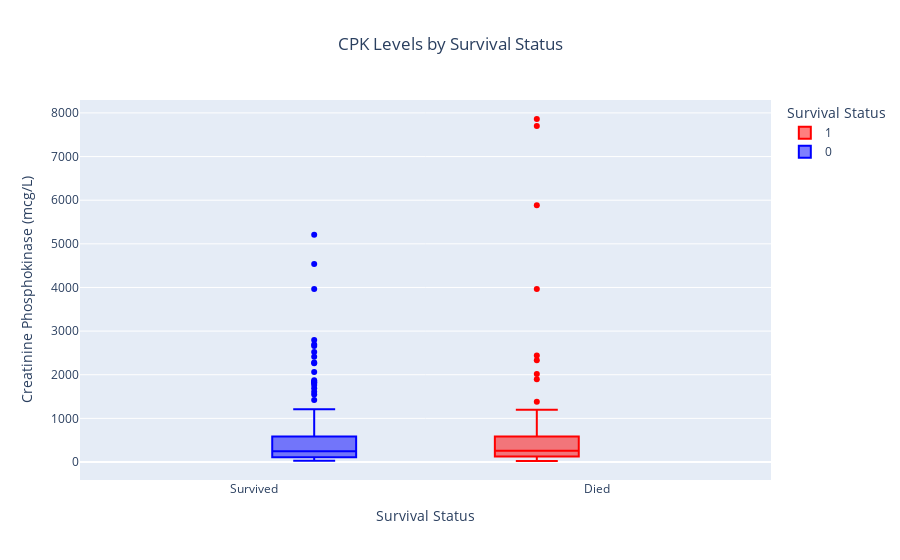

The code cell stored with this chart in its notebook:
### Code cell
# Create the box plot
fig = px.box(
    df,
    x="death_event",
    y="creatinine_phosphokinase",
    color="death_event",
    labels={"death_event": "Survival Status", "creatinine_phosphokinase": "CPK Levels (mcg/L)"},
    title="CPK Levels by Survival Status",
    color_discrete_map={0: "blue", 1: "red"}  # Assign colors for survival (0) and death (1)
)

# Update layout for better visualization
fig.update_layout(
    xaxis=dict(
        tickmode='array',
        tickvals=[0, 1],
        ticktext=['Survived', 'Died']
    ),
    yaxis=dict(title="Creatinine Phosphokinase (mcg/L)"),
    title=dict(text="CPK Levels by Survival Status", x=0.5, xanchor="center"),
    boxmode="group"
)

# Show the plot
fig.show()

### Figure 1 — Plotly figure (JSON) as saved in the notebook; plotly's stock layout.template omitted (floating-point values rounded to 4 significant figures; data arrays with more than 128 entries replaced by an {"elided": "..."} marker saying what was removed)
{"data": [{"alignmentgroup": "True", "hovertemplate": "Survival Status=%{x}<br>CPK Levels (mcg/L)=%{y}<extra></extra>", "legendgroup": "1", "marker": {"color": "red"}, "name": "1", "notched": false, "offsetgroup": "1", "orientation": "v", "showlegend": true, "type": "box", "x": [1, 1, 1, 1, 1, 1, 1, 1, 1, 1, 1, 1, 1, 1, 1, 1, 1, 1, 1, 1, 1, 1, 1, 1, 1, 1, 1, 1, 1, 1, 1, 1, 1, 1, 1, 1, 1, 1, 1, 1, 1, 1, 1, 1, 1, 1, 1, 1, 1, 1, 1, 1, 1, 1, 1, 1, 1, 1, 1, 1, 1, 1, 1, 1, 1, 1, 1, 1, 1, 1, 1, 1, 1, 1, 1, 1, 1, 1, 1, 1, 1, 1, 1, 1, 1, 1, 1, 1, 1, 1, 1, 1, 1, 1, 1, 1], "x0": " ", "xaxis": "x", "y": [582, 7861, 146, 111, 160, 47, 246, 315, 157, 123, 81, 231, 981, 168, 379, 149, 582, 125, 582, 128, 220, 582, 148, 112, 122, 60, 70, 582, 23, 249, 94, 582, 60, 855, 235, 582, 124, 571, 588, 582, 1380, 582, 553, 129, 577, 91, 3964, 69, 260, 371, 789, 364, 7702, 318, 582, 68, 250, 110, 161, 113, 5882, 582, 47, 76, 280, 154, 328, 129, 143, 582, 582, 168, 805, 943, 582, 233, 2334, 2442, 776, 66, 176, 395, 99, 145, 104, 582, 1896, 582, 418, 131, 427, 582, 166, 2017, 258, 1199], "y0": " ", "yaxis": "y"}, {"alignmentgroup": "True", "hovertemplate": "Survival Status=%{x}<br>CPK Levels (mcg/L)=%{y}<extra></extra>", "legendgroup": "0", "marker": {"color": "blue"}, "name": "0", "notched": false, "offsetgroup": "0", "orientation": "v", "showlegend": true, "type": "box", "x": {"elided": "203 int values"}, "x0": " ", "xaxis": "x", "y": {"elided": "203 int values"}, "y0": " ", "yaxis": "y"}], "layout": {"boxmode": "group", "legend": {"title": {"text": "Survival Status"}, "tracegroupgap": 0}, "title": {"text": "CPK Levels by Survival Status", "x": 0.5, "xanchor": "center"}, "xaxis": {"anchor": "y", "categoryarray": [1, 0], "categoryorder": "array", "domain": [0, 1], "tickmode": "array", "ticktext": ["Survived", "Died"], "tickvals": [0, 1], "title": {"text": "Survival Status"}}, "yaxis": {"anchor": "x", "domain": [0, 1], "title": {"text": "Creatinine Phosphokinase (mcg/L)"}}}}
